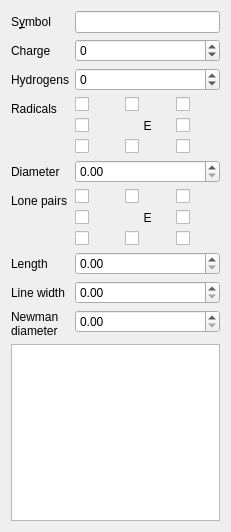
<?xml version="1.0" encoding="UTF-8"?>
<ui version="4.0">
 <class>AtomPopup</class>
 <widget class="QWidget" name="AtomPopup">
  <property name="geometry">
   <rect>
    <x>0</x>
    <y>0</y>
    <width>231</width>
    <height>532</height>
   </rect>
  </property>
  <property name="windowTitle">
   <string>Atom properties</string>
  </property>
  <layout class="QFormLayout" name="formLayout">
   <item row="0" column="0">
    <widget class="QLabel" name="elementLabel">
     <property name="text">
      <string>S&amp;ymbol</string>
     </property>
     <property name="buddy">
      <cstring>element</cstring>
     </property>
    </widget>
   </item>
   <item row="0" column="1">
    <widget class="QLineEdit" name="element"/>
   </item>
   <item row="1" column="0">
    <widget class="QLabel" name="chargeLabel">
     <property name="text">
      <string>Charge</string>
     </property>
    </widget>
   </item>
   <item row="1" column="1">
    <widget class="QSpinBox" name="charge">
     <property name="minimum">
      <number>-20</number>
     </property>
     <property name="maximum">
      <number>20</number>
     </property>
    </widget>
   </item>
   <item row="2" column="0">
    <widget class="QLabel" name="hydrogenLabel">
     <property name="text">
      <string>Hydrogens</string>
     </property>
    </widget>
   </item>
   <item row="2" column="1">
    <widget class="QSpinBox" name="hydrogens">
     <property name="minimum">
      <number>-20</number>
     </property>
     <property name="maximum">
      <number>20</number>
     </property>
    </widget>
   </item>
   <item row="10" column="0" colspan="2">
    <widget class="Molsketch::CoordinateTableView" name="coordinates">
     <property name="alternatingRowColors">
      <bool>true</bool>
     </property>
    </widget>
   </item>
   <item row="3" column="0">
    <widget class="QLabel" name="radicalsLabel">
     <property name="text">
      <string>Radicals</string>
     </property>
    </widget>
   </item>
   <item row="3" column="1">
    <layout class="QGridLayout" name="gridLayout">
     <item row="1" column="0">
      <widget class="QCheckBox" name="leftRadical">
       <property name="text">
        <string/>
       </property>
      </widget>
     </item>
     <item row="0" column="0">
      <widget class="QCheckBox" name="topLeftRadical">
       <property name="text">
        <string/>
       </property>
      </widget>
     </item>
     <item row="0" column="2">
      <widget class="QCheckBox" name="topRightRadical">
       <property name="text">
        <string/>
       </property>
      </widget>
     </item>
     <item row="2" column="0">
      <widget class="QCheckBox" name="bottomLeftRadical">
       <property name="text">
        <string/>
       </property>
      </widget>
     </item>
     <item row="2" column="2">
      <widget class="QCheckBox" name="bottomRightRadical">
       <property name="text">
        <string/>
       </property>
      </widget>
     </item>
     <item row="0" column="1">
      <widget class="QCheckBox" name="topRadical">
       <property name="text">
        <string/>
       </property>
      </widget>
     </item>
     <item row="2" column="1">
      <widget class="QCheckBox" name="bottomRadical">
       <property name="text">
        <string/>
       </property>
      </widget>
     </item>
     <item row="1" column="2">
      <widget class="QCheckBox" name="rightRadical">
       <property name="text">
        <string/>
       </property>
      </widget>
     </item>
     <item row="1" column="1">
      <widget class="QLabel" name="radicalElementLabel">
       <property name="text">
        <string>E</string>
       </property>
       <property name="alignment">
        <set>Qt::AlignCenter</set>
       </property>
      </widget>
     </item>
    </layout>
   </item>
   <item row="6" column="1">
    <layout class="QGridLayout" name="gridLayout_2">
     <item row="1" column="0">
      <widget class="QCheckBox" name="leftLonePair">
       <property name="text">
        <string/>
       </property>
      </widget>
     </item>
     <item row="0" column="0">
      <widget class="QCheckBox" name="topLeftLonePair">
       <property name="text">
        <string/>
       </property>
      </widget>
     </item>
     <item row="0" column="2">
      <widget class="QCheckBox" name="topRightLonePair">
       <property name="text">
        <string/>
       </property>
      </widget>
     </item>
     <item row="2" column="0">
      <widget class="QCheckBox" name="bottomLeftLonePair">
       <property name="text">
        <string/>
       </property>
      </widget>
     </item>
     <item row="2" column="2">
      <widget class="QCheckBox" name="bottomRightLonePair">
       <property name="text">
        <string/>
       </property>
      </widget>
     </item>
     <item row="0" column="1">
      <widget class="QCheckBox" name="topLonePair">
       <property name="text">
        <string/>
       </property>
      </widget>
     </item>
     <item row="2" column="1">
      <widget class="QCheckBox" name="bottomLonePair">
       <property name="text">
        <string/>
       </property>
      </widget>
     </item>
     <item row="1" column="2">
      <widget class="QCheckBox" name="rightLonePair">
       <property name="text">
        <string/>
       </property>
      </widget>
     </item>
     <item row="1" column="1">
      <widget class="QLabel" name="lonePairLabel">
       <property name="text">
        <string>E</string>
       </property>
       <property name="alignment">
        <set>Qt::AlignCenter</set>
       </property>
      </widget>
     </item>
    </layout>
   </item>
   <item row="6" column="0">
    <widget class="QLabel" name="lonePairsLabel">
     <property name="text">
      <string>Lone pairs</string>
     </property>
    </widget>
   </item>
   <item row="5" column="0">
    <widget class="QLabel" name="radicalDiameterLabel">
     <property name="text">
      <string>Diameter</string>
     </property>
    </widget>
   </item>
   <item row="8" column="0">
    <widget class="QLabel" name="lonePairLineWidthLabel">
     <property name="text">
      <string>Line width</string>
     </property>
    </widget>
   </item>
   <item row="7" column="0">
    <widget class="QLabel" name="lonePairLengthLabel">
     <property name="text">
      <string>Length</string>
     </property>
    </widget>
   </item>
   <item row="5" column="1">
    <widget class="QDoubleSpinBox" name="radicalDiameter"/>
   </item>
   <item row="7" column="1">
    <widget class="QDoubleSpinBox" name="lonePairLength"/>
   </item>
   <item row="8" column="1">
    <widget class="QDoubleSpinBox" name="lonePairLineWidth"/>
   </item>
   <item row="9" column="0">
    <widget class="QLabel" name="newmanLabel">
     <property name="text">
      <string>Newman
diameter</string>
     </property>
    </widget>
   </item>
   <item row="9" column="1">
    <widget class="QDoubleSpinBox" name="newmanDiameter"/>
   </item>
  </layout>
 </widget>
 <customwidgets>
  <customwidget>
   <class>Molsketch::CoordinateTableView</class>
   <extends>QTableView</extends>
   <header>coordinatetableview.h</header>
  </customwidget>
 </customwidgets>
 <resources/>
 <connections>
  <connection>
   <sender>element</sender>
   <signal>textChanged(QString)</signal>
   <receiver>radicalElementLabel</receiver>
   <slot>setText(QString)</slot>
   <hints>
    <hint type="sourcelabel">
     <x>170</x>
     <y>24</y>
    </hint>
    <hint type="destinationlabel">
     <x>145</x>
     <y>145</y>
    </hint>
   </hints>
  </connection>
  <connection>
   <sender>topLeftRadical</sender>
   <signal>stateChanged(int)</signal>
   <receiver>AtomPopup</receiver>
   <slot>updateRadicals()</slot>
   <hints>
    <hint type="sourcelabel">
     <x>88</x>
     <y>120</y>
    </hint>
    <hint type="destinationlabel">
     <x>153</x>
     <y>81</y>
    </hint>
   </hints>
  </connection>
  <connection>
   <sender>topRadical</sender>
   <signal>stateChanged(int)</signal>
   <receiver>AtomPopup</receiver>
   <slot>updateRadicals()</slot>
   <hints>
    <hint type="sourcelabel">
     <x>125</x>
     <y>121</y>
    </hint>
    <hint type="destinationlabel">
     <x>135</x>
     <y>101</y>
    </hint>
   </hints>
  </connection>
  <connection>
   <sender>topRightRadical</sender>
   <signal>stateChanged(int)</signal>
   <receiver>AtomPopup</receiver>
   <slot>updateRadicals()</slot>
   <hints>
    <hint type="sourcelabel">
     <x>169</x>
     <y>123</y>
    </hint>
    <hint type="destinationlabel">
     <x>115</x>
     <y>149</y>
    </hint>
   </hints>
  </connection>
  <connection>
   <sender>bottomLeftRadical</sender>
   <signal>stateChanged(int)</signal>
   <receiver>AtomPopup</receiver>
   <slot>updateRadicals()</slot>
   <hints>
    <hint type="sourcelabel">
     <x>104</x>
     <y>192</y>
    </hint>
    <hint type="destinationlabel">
     <x>115</x>
     <y>149</y>
    </hint>
   </hints>
  </connection>
  <connection>
   <sender>bottomRightRadical</sender>
   <signal>stateChanged(int)</signal>
   <receiver>AtomPopup</receiver>
   <slot>updateRadicals()</slot>
   <hints>
    <hint type="sourcelabel">
     <x>186</x>
     <y>192</y>
    </hint>
    <hint type="destinationlabel">
     <x>115</x>
     <y>149</y>
    </hint>
   </hints>
  </connection>
  <connection>
   <sender>bottomRadical</sender>
   <signal>stateChanged(int)</signal>
   <receiver>AtomPopup</receiver>
   <slot>updateRadicals()</slot>
   <hints>
    <hint type="sourcelabel">
     <x>145</x>
     <y>192</y>
    </hint>
    <hint type="destinationlabel">
     <x>115</x>
     <y>149</y>
    </hint>
   </hints>
  </connection>
  <connection>
   <sender>leftRadical</sender>
   <signal>stateChanged(int)</signal>
   <receiver>AtomPopup</receiver>
   <slot>updateRadicals()</slot>
   <hints>
    <hint type="sourcelabel">
     <x>104</x>
     <y>145</y>
    </hint>
    <hint type="destinationlabel">
     <x>115</x>
     <y>149</y>
    </hint>
   </hints>
  </connection>
  <connection>
   <sender>rightRadical</sender>
   <signal>stateChanged(int)</signal>
   <receiver>AtomPopup</receiver>
   <slot>updateRadicals()</slot>
   <hints>
    <hint type="sourcelabel">
     <x>186</x>
     <y>145</y>
    </hint>
    <hint type="destinationlabel">
     <x>115</x>
     <y>149</y>
    </hint>
   </hints>
  </connection>
  <connection>
   <sender>element</sender>
   <signal>textChanged(QString)</signal>
   <receiver>lonePairLabel</receiver>
   <slot>setText(QString)</slot>
   <hints>
    <hint type="sourcelabel">
     <x>146</x>
     <y>20</y>
    </hint>
    <hint type="destinationlabel">
     <x>145</x>
     <y>293</y>
    </hint>
   </hints>
  </connection>
  <connection>
   <sender>bottomLonePair</sender>
   <signal>stateChanged(int)</signal>
   <receiver>AtomPopup</receiver>
   <slot>updateLonePairs()</slot>
   <hints>
    <hint type="sourcelabel">
     <x>145</x>
     <y>322</y>
    </hint>
    <hint type="destinationlabel">
     <x>115</x>
     <y>149</y>
    </hint>
   </hints>
  </connection>
  <connection>
   <sender>bottomRightLonePair</sender>
   <signal>stateChanged(int)</signal>
   <receiver>AtomPopup</receiver>
   <slot>updateLonePairs()</slot>
   <hints>
    <hint type="sourcelabel">
     <x>186</x>
     <y>322</y>
    </hint>
    <hint type="destinationlabel">
     <x>115</x>
     <y>149</y>
    </hint>
   </hints>
  </connection>
  <connection>
   <sender>leftLonePair</sender>
   <signal>stateChanged(int)</signal>
   <receiver>AtomPopup</receiver>
   <slot>updateLonePairs()</slot>
   <hints>
    <hint type="sourcelabel">
     <x>104</x>
     <y>293</y>
    </hint>
    <hint type="destinationlabel">
     <x>115</x>
     <y>149</y>
    </hint>
   </hints>
  </connection>
  <connection>
   <sender>topRightLonePair</sender>
   <signal>stateChanged(int)</signal>
   <receiver>AtomPopup</receiver>
   <slot>updateLonePairs()</slot>
   <hints>
    <hint type="sourcelabel">
     <x>186</x>
     <y>264</y>
    </hint>
    <hint type="destinationlabel">
     <x>115</x>
     <y>149</y>
    </hint>
   </hints>
  </connection>
  <connection>
   <sender>topLonePair</sender>
   <signal>stateChanged(int)</signal>
   <receiver>AtomPopup</receiver>
   <slot>updateLonePairs()</slot>
   <hints>
    <hint type="sourcelabel">
     <x>145</x>
     <y>264</y>
    </hint>
    <hint type="destinationlabel">
     <x>115</x>
     <y>149</y>
    </hint>
   </hints>
  </connection>
  <connection>
   <sender>topLeftLonePair</sender>
   <signal>stateChanged(int)</signal>
   <receiver>AtomPopup</receiver>
   <slot>updateLonePairs()</slot>
   <hints>
    <hint type="sourcelabel">
     <x>104</x>
     <y>264</y>
    </hint>
    <hint type="destinationlabel">
     <x>115</x>
     <y>149</y>
    </hint>
   </hints>
  </connection>
  <connection>
   <sender>rightLonePair</sender>
   <signal>stateChanged(int)</signal>
   <receiver>AtomPopup</receiver>
   <slot>updateLonePairs()</slot>
   <hints>
    <hint type="sourcelabel">
     <x>186</x>
     <y>293</y>
    </hint>
    <hint type="destinationlabel">
     <x>115</x>
     <y>149</y>
    </hint>
   </hints>
  </connection>
  <connection>
   <sender>bottomLeftLonePair</sender>
   <signal>stateChanged(int)</signal>
   <receiver>AtomPopup</receiver>
   <slot>updateLonePairs()</slot>
   <hints>
    <hint type="sourcelabel">
     <x>104</x>
     <y>322</y>
    </hint>
    <hint type="destinationlabel">
     <x>28</x>
     <y>208</y>
    </hint>
   </hints>
  </connection>
  <connection>
   <sender>radicalDiameter</sender>
   <signal>valueChanged(double)</signal>
   <receiver>AtomPopup</receiver>
   <slot>updateRadicals()</slot>
   <hints>
    <hint type="sourcelabel">
     <x>101</x>
     <y>220</y>
    </hint>
    <hint type="destinationlabel">
     <x>115</x>
     <y>240</y>
    </hint>
   </hints>
  </connection>
  <connection>
   <sender>lonePairLineWidth</sender>
   <signal>valueChanged(double)</signal>
   <receiver>AtomPopup</receiver>
   <slot>updateLonePairs()</slot>
   <hints>
    <hint type="sourcelabel">
     <x>101</x>
     <y>379</y>
    </hint>
    <hint type="destinationlabel">
     <x>115</x>
     <y>240</y>
    </hint>
   </hints>
  </connection>
  <connection>
   <sender>lonePairLength</sender>
   <signal>valueChanged(double)</signal>
   <receiver>AtomPopup</receiver>
   <slot>updateLonePairs()</slot>
   <hints>
    <hint type="sourcelabel">
     <x>101</x>
     <y>344</y>
    </hint>
    <hint type="destinationlabel">
     <x>115</x>
     <y>240</y>
    </hint>
   </hints>
  </connection>
 </connections>
 <slots>
  <slot>updateRadicals()</slot>
  <slot>updateLonePairs()</slot>
 </slots>
</ui>
